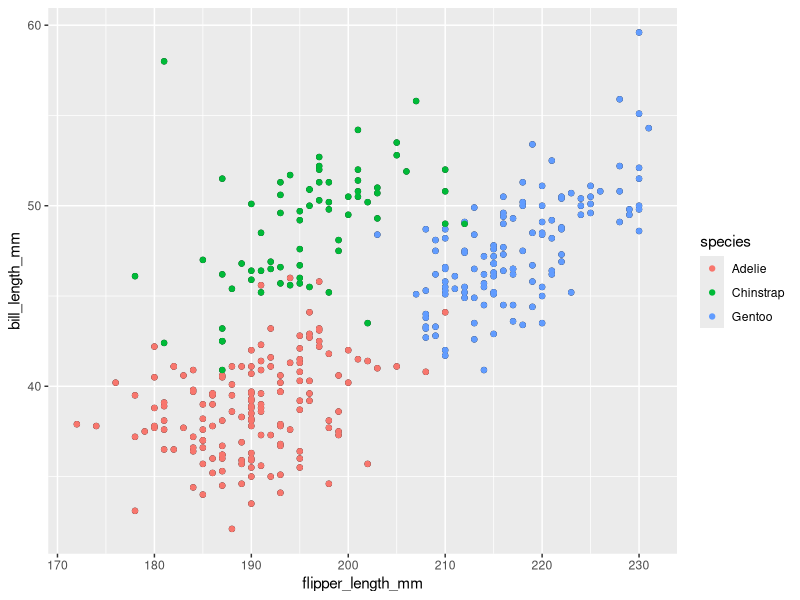
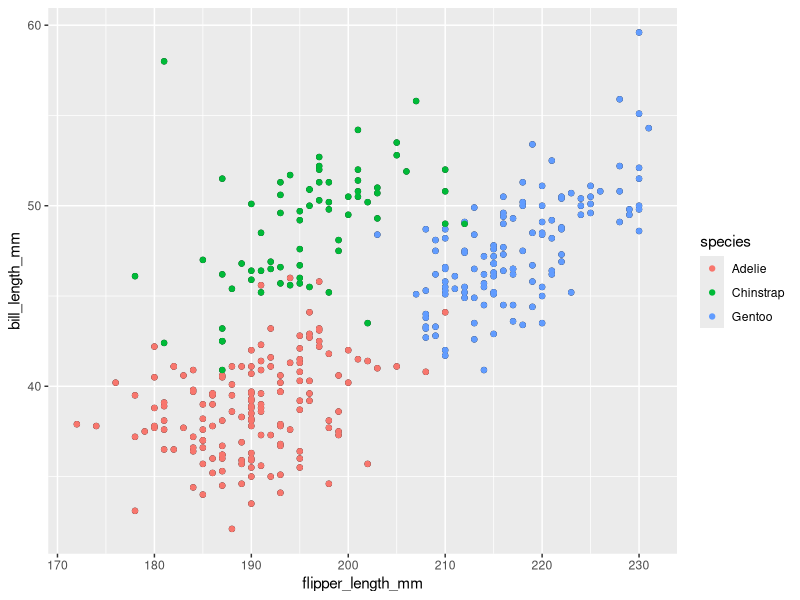

The R source for these figures, in order:
## ---- chunk 1
#Library and data set load in
library(tidyverse)

#Hide annoying error messages
knitr::opts_chunk$set(warning = FALSE, message = FALSE)
## ---- chunk 2
#Load in data frame
data("penguins", package = "palmerpenguins")

#Calculate the mean flipper length per species
flip_len_spec = aggregate(penguins$flipper_length_mm,
                    list(penguins$species), mean, na.rm=TRUE)

## ---- chunk 3
#Scatter plot and save
ggplot(data = penguins, mapping = aes(x = flipper_length_mm, y = bill_length_mm)) + geom_point() + geom_point(aes(color=species))
ggsave("hw_scatterplot.pdf")
